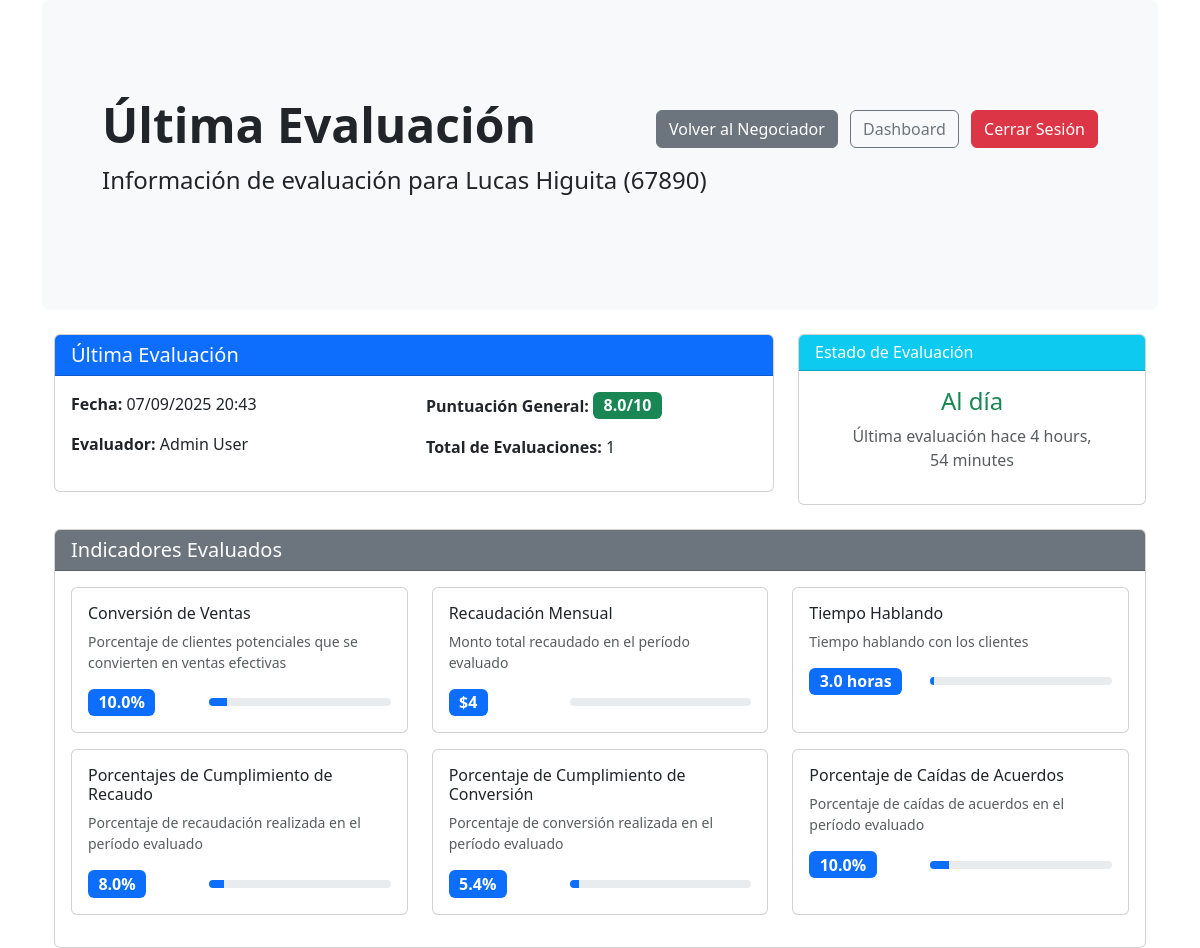
The page /negotiator/67890/last-evaluation/ (signed in) on the database its author committed.
### accounts/models.py (models this page shows, shortened)
class Negotiator(models.Model):
    leader = models.ForeignKey(
        User,
        on_delete=models.CASCADE,
        related_name='negotiators',
        limit_choices_to={'role': 'lider'}
    )
    name = models.CharField(max_length=255)
    cedula = models.CharField(max_length=12, unique=True)
    @property
    def get_evaluation_status(self):
        last_evaluation = self.evaluations.order_by('-date').first()
        if not last_evaluation:
            return "Pendiente"
        six_months_ago = timezone.now() - timedelta(days=180)
        if last_evaluation.date < six_months_ago:
            return "Pendiente"
        return "Al día"
    def get_last_evaluation(self):
        return self.evaluations.order_by('-date').first()
    def has_evaluations(self):
        return self.evaluations.exists()
    def get_evaluation_count(self):
        return self.evaluations.count()

class Evaluation(models.Model):
    negotiator = models.ForeignKey(Negotiator, on_delete=models.CASCADE, related_name='evaluations')
    evaluator = models.ForeignKey(User, on_delete=models.CASCADE, related_name='evaluations_made')
    date = models.DateTimeField(auto_now_add=True)
    overall_score = models.FloatField(default=0.0)
    feedback = models.TextField(blank=True)

class User(AbstractBaseUser, PermissionsMixin):
    cedula_validator = RegexValidator(
        regex=r'^\d{5,12}$',
        message='La cédula debe tener entre 5 y 12 dígitos numéricos.'
    )
    cedula = models.CharField(
        max_length=12,
        unique=True,
        validators=[cedula_validator],
        primary_key=True,
        help_text='Documento de identidad'
    )
    email = models.EmailField(max_length=255, unique=True)
    first_name = models.CharField(max_length=255, blank=True)
    last_name = models.CharField(max_length=255, blank=True)
    is_active = models.BooleanField(default=True)
    is_staff = models.BooleanField(default=False)
    ROLE_CHOICES = (
        ('lider', 'Líder'),
        ('administrativo', 'Administrativo'),
    )
    role = models.CharField(max_length=20, choices=ROLE_CHOICES, default='administrativo')
    objects = UserManager()
    USERNAME_FIELD = 'cedula'
    REQUIRED_FIELDS = ['email', 'first_name', 'last_name']

class EvaluationKPI(models.Model):
    evaluation = models.ForeignKey(Evaluation, on_delete=models.CASCADE, related_name='kpis')
    kpi = models.ForeignKey(KPI, on_delete=models.CASCADE)
    score = models.FloatField(default=0.0)
    class Meta:
        unique_together = ('evaluation', 'kpi')

class KPI(models.Model):
    KPI_TYPE_CHOICES = [
        ('score', 'Puntuación (0-10)'),
        ('percentage', 'Porcentaje (0-100%)'),
        ('amount', 'Monto (pesos)'),
        ('hours', 'Horas'),
        ('count', 'Cantidad'),
    ]
    name = models.CharField(max_length=255)
    description = models.TextField(blank=True)
    kpi_type = models.CharField(max_length=20, choices=KPI_TYPE_CHOICES, default='score')
    min_value = models.FloatField(default=0.0, help_text='Valor mínimo permitido')
    max_value = models.FloatField(default=10.0, help_text='Valor máximo permitido')
    unit = models.CharField(max_length=20, blank=True, help_text='Unidad de medida (ej: %, $, horas)')
    def get_display_value(self, value):
        if self.kpi_type == 'percentage':
            return f"{value:.1f}%"
        elif self.kpi_type == 'amount':
            return f"${value:,.0f}"
        elif self.kpi_type == 'hours':
            return f"{value:.1f} horas"
        elif self.kpi_type == 'count':
            return f"{value:.0f}"
        else:  # score
            return f"{value:.1f}/10"

### accounts/views.py (the view)
# urls.py: path('negotiator/<str:cedula>/last-evaluation/', views.last_evaluation_view, name='last_evaluation'),
@login_required
def last_evaluation_view(request, cedula):
    if request.user.role != 'lider':
        return redirect('profile')
    negotiator = get_object_or_404(Negotiator, cedula=cedula, leader=request.user)
    last_evaluation = negotiator.get_last_evaluation()
    evaluation_kpis = []
    if last_evaluation:
        evaluation_kpis = last_evaluation.kpis.all().select_related('kpi')
    context = {
        'negotiator': negotiator,
        'last_evaluation': last_evaluation,
        'evaluation_kpis': evaluation_kpis,
        'has_evaluations': negotiator.has_evaluations(),
        'evaluation_count': negotiator.get_evaluation_count()
    }
    return render(request, 'accounts/last_evaluation.html', context)

### accounts/templatetags/kpi_tags.py (called while the page is built)
@register.filter
def kpi_display(kpi, value):
    return kpi.get_display_value(value)

### templates/accounts/last_evaluation.html (shortened to what this page needs)
{% extends 'base.html' %}
{% load kpi_tags %}
{% block content %}
<div class="p-5 mb-4 bg-light rounded-3">
    <div class="container-fluid py-5">
        <div class="d-flex justify-content-between align-items-center">
            <h1 class="display-5 fw-bold">Última Evaluación</h1>
            <div>
                <a href="{% url 'negotiator_detail' cedula=negotiator.cedula %}" class="btn btn-secondary me-2">Volver al Negociador</a>
                <a href="{% url 'lider_dashboard' %}" class="btn btn-outline-secondary me-2">Dashboard</a>
                <a href="/accounts/logout" class="btn btn-danger">Cerrar Sesión</a>
            </div>
        </div>
        <p class="fs-4">Información de evaluación para {{ negotiator.name }} ({{ negotiator.cedula }})</p>
    </div>
</div>
<div class="container">
    {% if has_evaluations %}
        <div class="row mb-4">
            <div class="col-md-8">
                <div class="card">
                    <div class="card-header bg-primary text-white">
                        <h5 class="mb-0">
                            Última Evaluación
                        </h5>
                    </div>
                    <div class="card-body">
                        <div class="row">
                            <div class="col-md-6">
                                <p><strong>Fecha:</strong> {{ last_evaluation.date|date:"d/m/Y H:i" }}</p>
                                <p><strong>Evaluador:</strong> {{ last_evaluation.evaluator.first_name }} {{ last_evaluation.evaluator.last_name }}</p>
                            </div>
                            <div class="col-md-6">
                                <p><strong>Puntuación General:</strong>
                                    <span class="badge bg-success fs-6">{{ last_evaluation.overall_score }}/10</span>
                                </p>
                                <p><strong>Total de Evaluaciones:</strong> {{ evaluation_count }}</p>
                            </div>
                        </div>
                    </div>
                </div>
            </div>
            <div class="col-md-4">
                <div class="card">
                    <div class="card-header bg-info text-white">
                        <h6 class="mb-0">Estado de Evaluación</h6>
                    </div>
                    <div class="card-body text-center">
                        <h4 class="{% if negotiator.get_evaluation_status == 'Al día' %}text-success{% else %}text-warning{% endif %}">
                            {{ negotiator.get_evaluation_status }}
                        </h4>
                        <p class="text-muted">Última evaluación hace {{ last_evaluation.date|timesince }}</p>
                    </div>
                </div>
            </div>
        </div>
        {% if evaluation_kpis %}
            <div class="row">
                <div class="col-12">
                    <div class="card">
                        <div class="card-header bg-secondary text-white">
                            <h5 class="mb-0">
                                Indicadores Evaluados
                            </h5>
                        </div>
                        <div class="card-body">
                            <div class="row">
                                {% for eval_kpi in evaluation_kpis %}
                                    <div class="col-md-6 col-lg-4 mb-3">
                                        <div class="card h-100">
                                            <div class="card-body">
                                                <h6 class="card-title">{{ eval_kpi.kpi.name }}</h6>
                                                <p class="card-text text-muted small">{{ eval_kpi.kpi.description }}</p>
                                                <div class="d-flex justify-content-between align-items-center">
                                                    <span class="badge bg-primary fs-6">{{ eval_kpi.kpi|kpi_display:eval_kpi.score }}</span>
                                                    <div class="progress" style="width: 60%; height: 8px;">
                                                        <div class="progress-bar" role="progressbar"
                                                             style="width: {% widthratio eval_kpi.score eval_kpi.kpi.max_value 100 %}%"
                                                             aria-valuenow="{{ eval_kpi.score }}"
                                                             aria-valuemin="{{ eval_kpi.kpi.min_value }}"
                                                             aria-valuemax="{{ eval_kpi.kpi.max_value }}">
                                                        </div>
                                                    </div>
                                                </div>
                                            </div>
                                        </div>
                                    </div>
                                {% endfor %}
                            </div>
                        </div>
                    </div>
                </div>
            </div>
        {% else %}
            <div class="alert alert-warning" role="alert">
                <h5 class="alert-heading">Sin KPIs Detallados</h5>
                <p>Esta evaluación no tiene KPIs específicos registrados.</p>
            </div>
        {% endif %}
    {% endif %}
</div>
{% endblock %}

### rows shown on the page
Negotiator: name "Lucas Higuita", cedula "67890", get_evaluation_status "Al día"
Evaluation: date "07/09/2025 20:43", evaluator.first_name "Admin", evaluator.last_name "User", overall_score "8.0", date "4 hours, 54 minutes"
EvaluationKPI: kpi.name "Conversión de Ventas", kpi.description "Porcentaje de clientes potenciales que se convierten en ventas efectivas", kpi|kpi_display "10.0%"
EvaluationKPI: kpi.name "Recaudación Mensual", kpi.description "Monto total recaudado en el período evaluado", kpi|kpi_display "$4"
EvaluationKPI: kpi.name "Tiempo Hablando", kpi.description "Tiempo hablando con los clientes", kpi|kpi_display "3.0 horas"
EvaluationKPI: kpi.name "Porcentajes de Cumplimiento de Recaudo", kpi.description "Porcentaje de recaudación realizada en el período evaluado", kpi|kpi_display "8.0%"
EvaluationKPI: kpi.name "Porcentaje de Cumplimiento de Conversión", kpi.description "Porcentaje de conversión realizada en el período evaluado", kpi|kpi_display "5.4%"
EvaluationKPI: kpi.name "Porcentaje de Caídas de Acuerdos", kpi.description "Porcentaje de caídas de acuerdos en el período evaluado", kpi|kpi_display "10.0%"

### other values the page prints
{{ evaluation_count }} "1"
